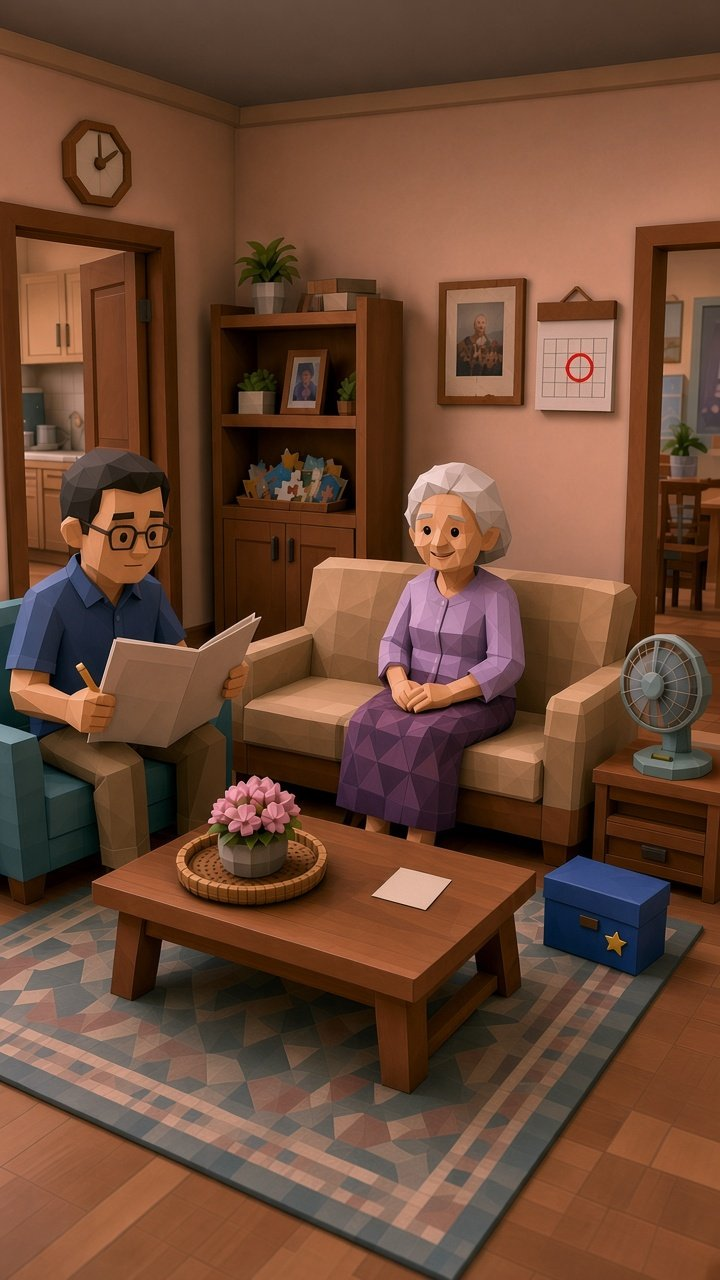
#> input picture games/never-ending-story/prototypes/poc-clickthrough/img/living-wide.jpg, 720 x 1280 px, found by its file name
$ python solve_cam.py
#> lines starting #> are read from the running program, lines starting #| are printed output that depends on the picture
"""Approximate a pinhole camera from eight manually picked front-rim landmarks.

The small painted reference cannot determine physical size or a unique lens. Keep
42 cm height and a 220 px focal length as explicit artist assumptions; optimize
only pose, not shape. Requires numpy, scipy and Pillow, but not Blender.
"""
from pathlib import Path
import json
import numpy as np
from scipy.optimize import least_squares
from scipy.spatial.transform import Rotation
from PIL import Image

HERE = Path(__file__).resolve().parent
ASSET = HERE.parent
GAME = ASSET.parent.parent
W, H, D = 38, 42, 5.4
IW, IH, F = 96, 108, 220
# The original full-image crop is retained without repainting or upscaling.
Image.open(GAME / 'public/img/living-wide.jpg').crop((48, 108, 144, 216)).save(ASSET / 'ref/clock-ref.png')
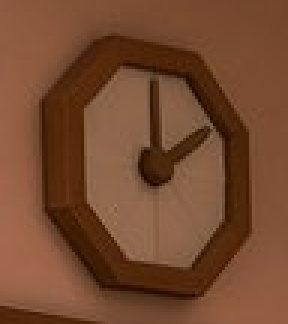
#> saved as clock-ref.png: PIL image 96x108 RGB (shown 3 times larger); mean R, G, B 117, 73.5, 47.5
Image.open(ASSET / 'ref/clock-ref.png').save(GAME / 'public/showcase/clock-ref.png')
# Clockwise from the upper-left corner; source-image pixel coordinates.
image = np.array([[88, 124], [112, 130], [130, 153], [131, 184],
                  [112, 205], [85, 201], [68, 178], [68, 144]], dtype=float) - [48, 108]
q = (2**.5 - 1) / 2
shape = [(-q, .5), (q, .5), (.5, q), (.5, -q),
         (q, -.5), (-q, -.5), (-.5, -q), (-.5, q)]
world = np.array([[x*W, -D/2+.65, (z+.5)*H] for x,z in shape])

def project(p):
    R = Rotation.from_rotvec(p[:3]).as_matrix()
    camera = world @ R.T + p[3:]
    return F * camera[:, :2] / camera[:, 2:] + [IW/2, IH/2]

initial = [np.pi/2, 0, 0, 0, 21, 115]
fit = least_squares(lambda p: (project(p)-image).ravel(), initial, max_nfev=3000)
R = Rotation.from_rotvec(fit.x[:3]).as_matrix()
C = -R.T @ fit.x[3:]
errors = np.linalg.norm(project(fit.x)-image, axis=1)
B = np.array([[1,0,0],[0,0,1],[0,-1,0]])
flip = np.diag([1,-1,-1])
M = B @ R.T @ flip
camera = {
    'p': [W,D,3.4,0,0,F,*fit.x.tolist()], 'R': R.tolist(), 'C': C.tolist(),
    'IW': IW, 'IH': IH, 'H': H, 'cx': IW/2, 'cy': IH/2,
    'fitNotes': 'Approximate pose from hand-picked front-rim corners. Focal length and physical size are assumed, not calibrated.',
    'rmsPx': float(np.sqrt(np.mean(errors**2))),
    'three': {'hfovDeg': float(np.degrees(2*np.arctan(IW/2/F))),
              'position': (B @ C / 100).tolist(),
              'quaternion': Rotation.from_matrix(M).as_quat().tolist()},
    'landmarks': [{'id': f'Rim{i+1:02}', 'p': p.tolist(), 'pixel': xy.tolist()}
                  for i,(p,xy) in enumerate(zip(world,image))]
}
( HERE / 'cam.json').write_text(json.dumps(camera, indent=2)+'\n')
print(json.dumps({'rmsPx': camera['rmsPx'], 'three': camera['three']}, indent=2))

$ run again, with games/never-ending-story/prototypes/poc-clickthrough/img/album-found.jpg copied over games/never-ending-story/prototypes/poc-clickthrough/img/living-wide.jpg
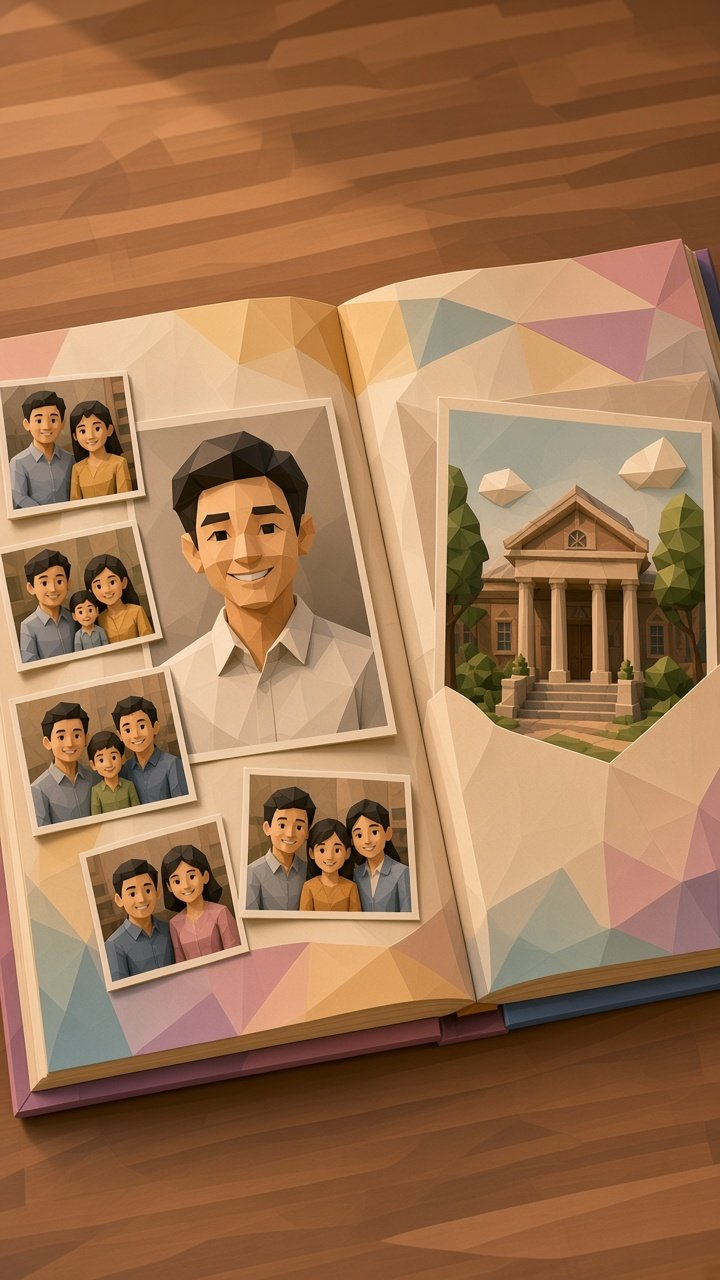
#> input picture games/never-ending-story/prototypes/poc-clickthrough/img/album-found.jpg, 720 x 1280 px, found by its file name
#> `Image.open(GAME / 'public/img/living-wide.jpg').crop((48, 108, 144, 21..`:
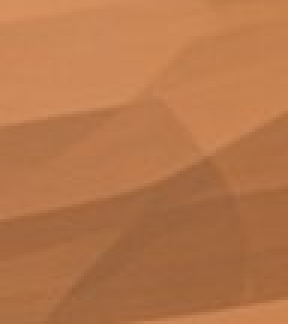
#> saved as clock-ref.png: PIL image 96x108 RGB (shown 3 times larger); mean R, G, B 182.1, 118.6, 74.6

$ run again, with games/never-ending-story/prototypes/poc-clickthrough/img/cutscene-01-p1.jpg copied over games/never-ending-story/prototypes/poc-clickthrough/img/living-wide.jpg
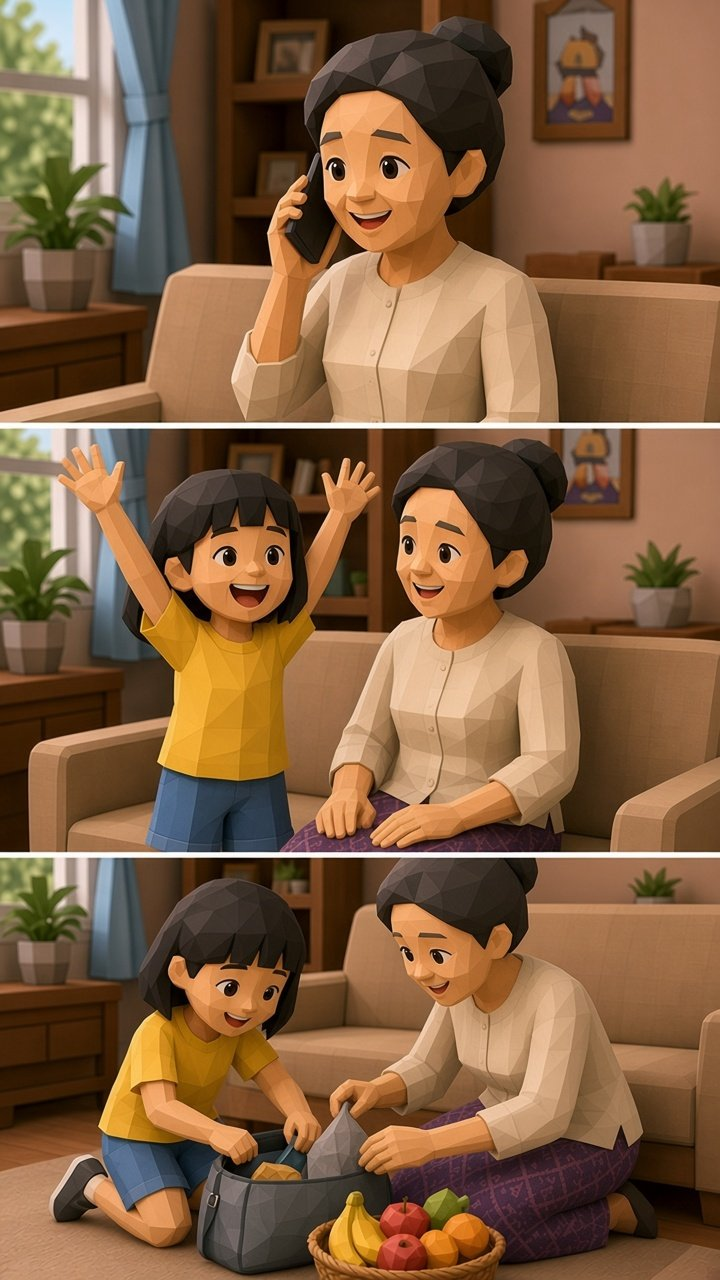
#> input picture games/never-ending-story/prototypes/poc-clickthrough/img/cutscene-01-p1.jpg, 720 x 1280 px, found by its file name
#> `Image.open(GAME / 'public/img/living-wide.jpg').crop((48, 108, 144, 21..`:
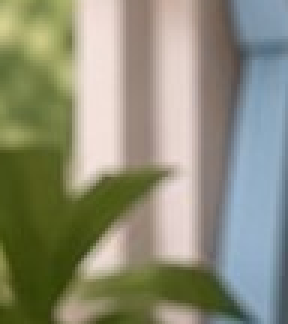
#> saved as clock-ref.png: PIL image 96x108 RGB (shown 3 times larger); mean R, G, B 141, 141.6, 120.4

$ run again, with games/never-ending-story/prototypes/poc-clickthrough/img/cutscene-01-p2.jpg copied over games/never-ending-story/prototypes/poc-clickthrough/img/living-wide.jpg
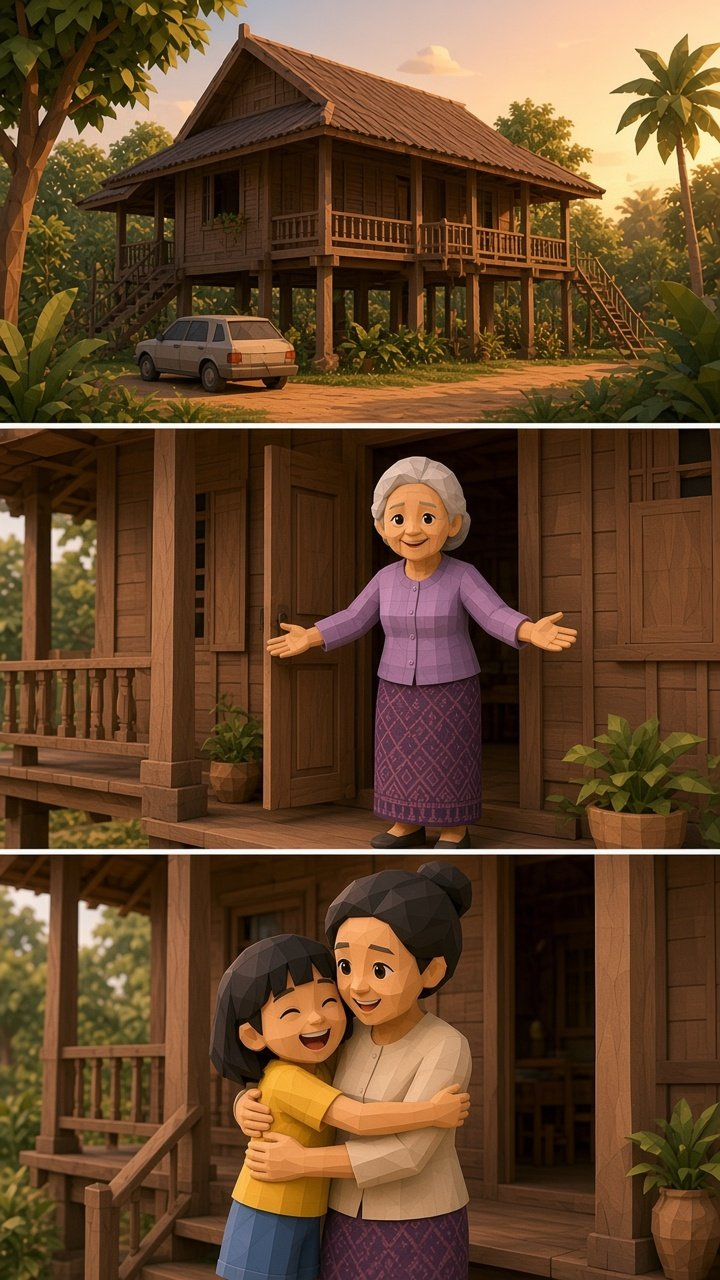
#> input picture games/never-ending-story/prototypes/poc-clickthrough/img/cutscene-01-p2.jpg, 720 x 1280 px, found by its file name
#> `Image.open(GAME / 'public/img/living-wide.jpg').crop((48, 108, 144, 21..`:
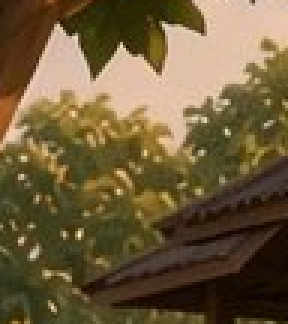
#> saved as clock-ref.png: PIL image 96x108 RGB (shown 3 times larger); mean R, G, B 110.3, 91.8, 58.9
